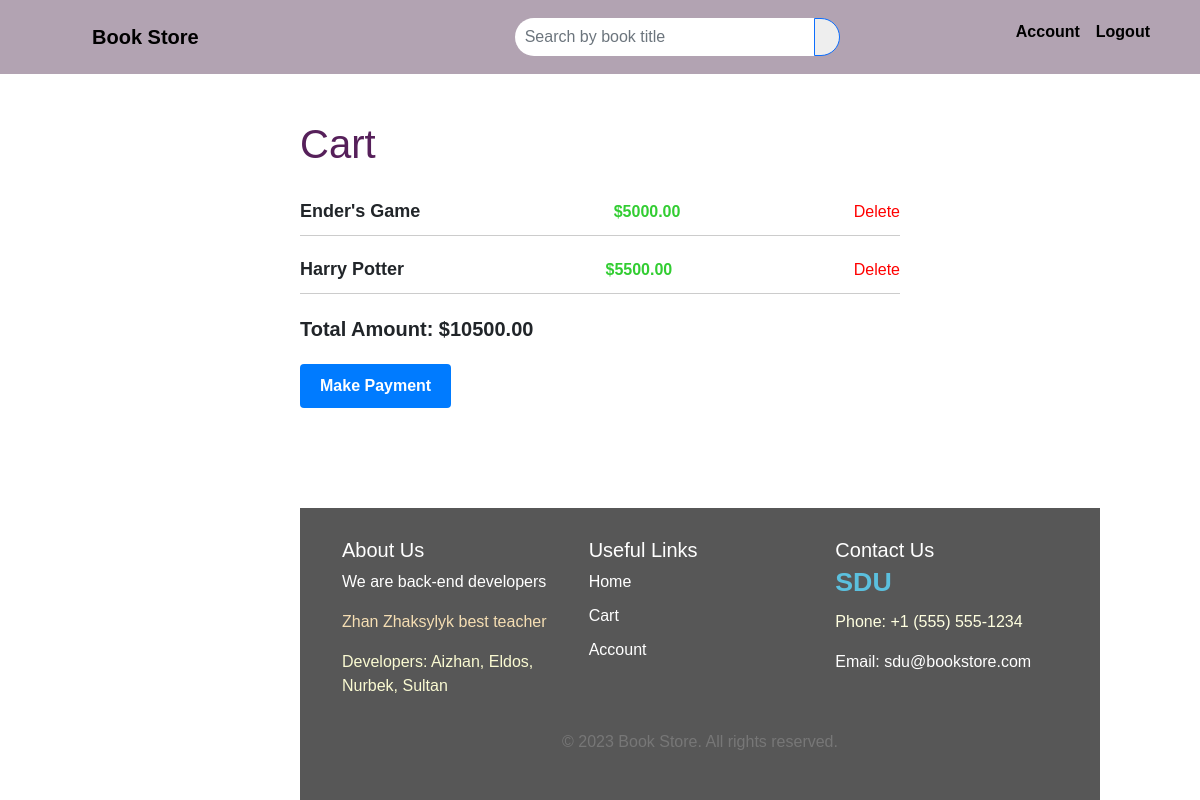
Page /cart/ (signed in) on the committed database.
### books/models.py (models this page shows, shortened)
class Order(models.Model):
    book = models.ForeignKey(Book, on_delete=models.CASCADE)
    price = models.DecimalField(max_digits=6, decimal_places=2)
    added_date = models.DateTimeField(auto_now_add=True)

class Book(models.Model):
    title = models.CharField(max_length=100)
    genre = models.ForeignKey(Genre, on_delete=models.CASCADE)
    description = models.TextField()
    photo = models.ImageField(upload_to='book_photos')
    price = models.DecimalField(max_digits=6, decimal_places=2)
    author = models.CharField(max_length=100)
    year = models.IntegerField()

### books/views.py (the view)
# urls.py: path('cart/', views.cart, name='cart'),
@login_required
def cart(request):
    orders = Order.objects.all()
    total_amount = sum(order.price for order in orders)
    return render(request, 'cart.html', {'orders': orders, 'total_amount': total_amount})

### books/templates/cart.html (shortened to what this page needs)
{% extends 'base.html' %}
{% block content %}
<head>
</head>
<body style="margin: auto;width: 50%">
<h1 style="color: #56205a;">Cart </h1>
    <ul class="cart-items">
        {% for order in orders %}
        <li class="cart-item">
            <div class="title">{{ order.book.title }}</div>
            <div class="price" style="color: limegreen; font-weight: bold;">${{ order.price }}</div>
            <a href="{% url 'delete_order' order.id %}" class="delete-link">Delete</a>
        </li>
        {% endfor %}
    </ul>
    <p class="total-amount">Total Amount: ${{ total_amount }}</p>
    <form method="POST" action="{% url 'make_payment' %}" class="payment-form">
        <button type="submit" style="margin-bottom: 0%;">Make Payment</button>
    </form>
</body>
{% endblock content %}

### static/style.css (style rules this page uses)
li a { text-decoration-line: none; color: white; }

### books/templates/cart.html (style rules this page uses)
body { font-family: Arial, sans-serif; }
h1 { margin-top: 120px; margin-bottom: 20px; }
ul { list-style: none; padding-left: 0; }
li { margin-bottom: 10px; }
.cart-item { display: flex; justify-content: space-between; align-items: center; border-bottom: 1px solid #ccc; padding: 10px 0; }
.cart-item .title { font-size: 18px; font-weight: bold; margin-right: 20px; }
.cart-item .delete-link { color: #f00; text-decoration: none; }
.total-amount { font-size: 20px; font-weight: bold; margin-top: 20px; }
.payment-form { margin-top: 20px; margin-bottom: 100px; }
.payment-form button { padding: 10px 20px; font-size: 16px; font-weight: bold; color: #fff; background-color: #007bff; border: none; border-radius: 4px; cursor: pointer; }

### rows in the picture
Order: book "Ender's Game", price "5000.00"
Order: book "Harry Potter", price "5500.00"

### other values in the picture
{{ total_amount }} "10500.00"
